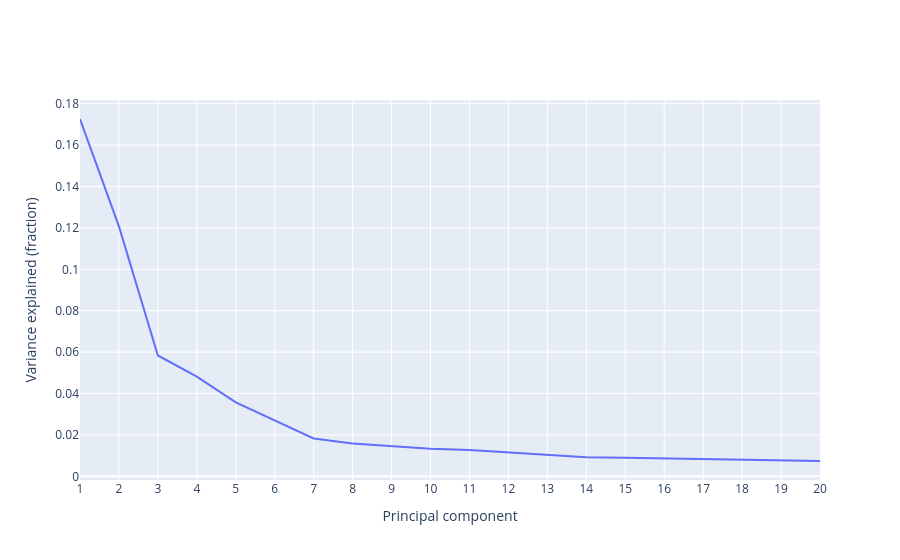

The notebook cell saved with this chart:
### Code cell
# Create a numpy array from 1 up to the length of the fracs vector
x = np.arange(1, len(fracs) + 1)

# Put the fracs into a numpy array
y = np.array(fracs)

# Plotting the variance explained by each principal component
fig = go.Figure(data = go.Scatter(x = x, y = y))
fig.update_layout(xaxis_title = 'Principal component', 
                  yaxis_title = 'Variance explained (fraction)', 
                  xaxis = dict(dtick = 1.0)) 
fig.show()

### Figure 1 — Plotly figure (JSON) as saved in the notebook; plotly's stock layout.template omitted (floating-point values rounded to 4 significant figures)
{"data": [{"type": "scatter", "x": [1, 2, 3, 4, 5, 6, 7, 8, 9, 10, 11, 12, 13, 14, 15, 16, 17, 18, 19, 20], "y": [0.1726, 0.1207, 0.05838, 0.04819, 0.03577, 0.02713, 0.0183, 0.01589, 0.01471, 0.01334, 0.01277, 0.01159, 0.01035, 0.009264, 0.008931, 0.008647, 0.008168, 0.007905, 0.007462, 0.007422]}], "layout": {"xaxis": {"dtick": 1, "title": {"text": "Principal component"}}, "yaxis": {"title": {"text": "Variance explained (fraction)"}}}}
